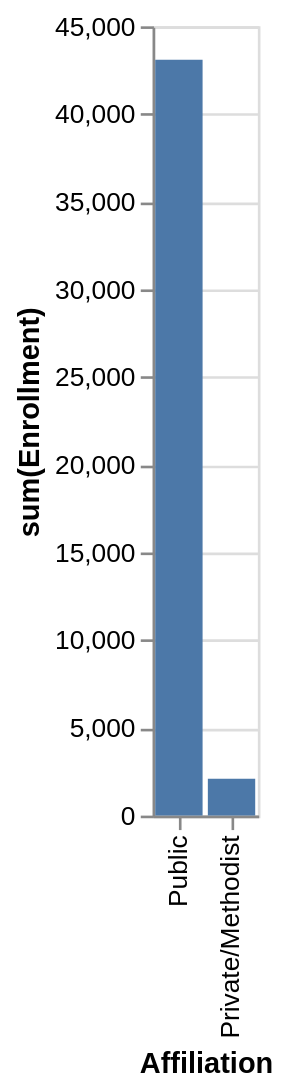

Vega-Lite specification stored for this chart:
### Vega-Lite specification from a JSON file in a GitHub repository (floating-point values rounded to 4 significant figures)
{"data": {"values": [{"x_data": "Public", "y_data": 43092}, {"x_data": "Private/Methodist", "y_data": 2100}]}, "mark": "bar", "encoding": {"x": {"field": "x_data", "type": "nominal", "title": "Affiliation", "sort": {"op": "sum", "field": "y_data", "order": "descending"}}, "y": {"field": "y_data", "type": "quantitative", "title": "sum(Enrollment)"}}}
